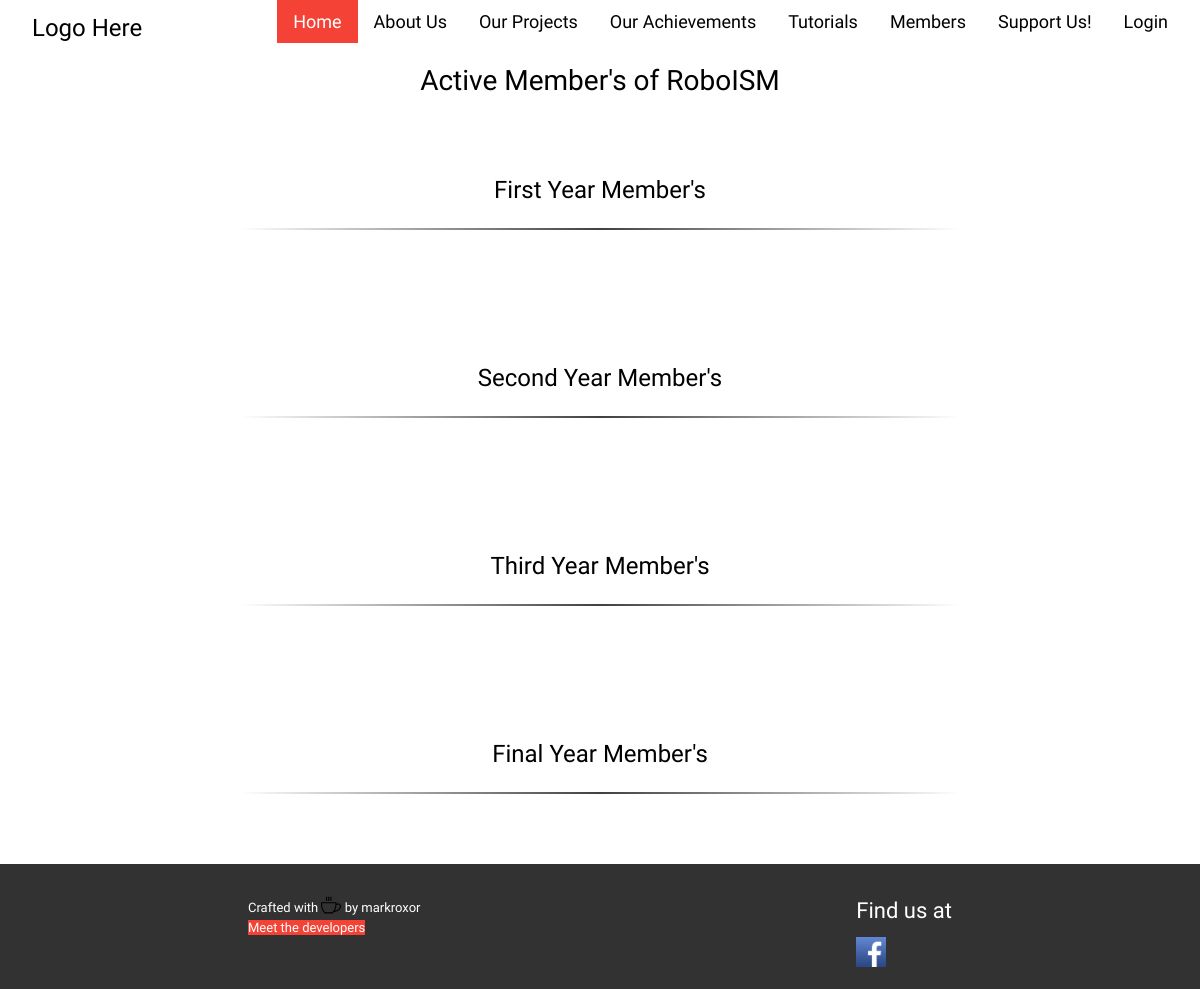
The page /members/active/ on the database as committed earlier.
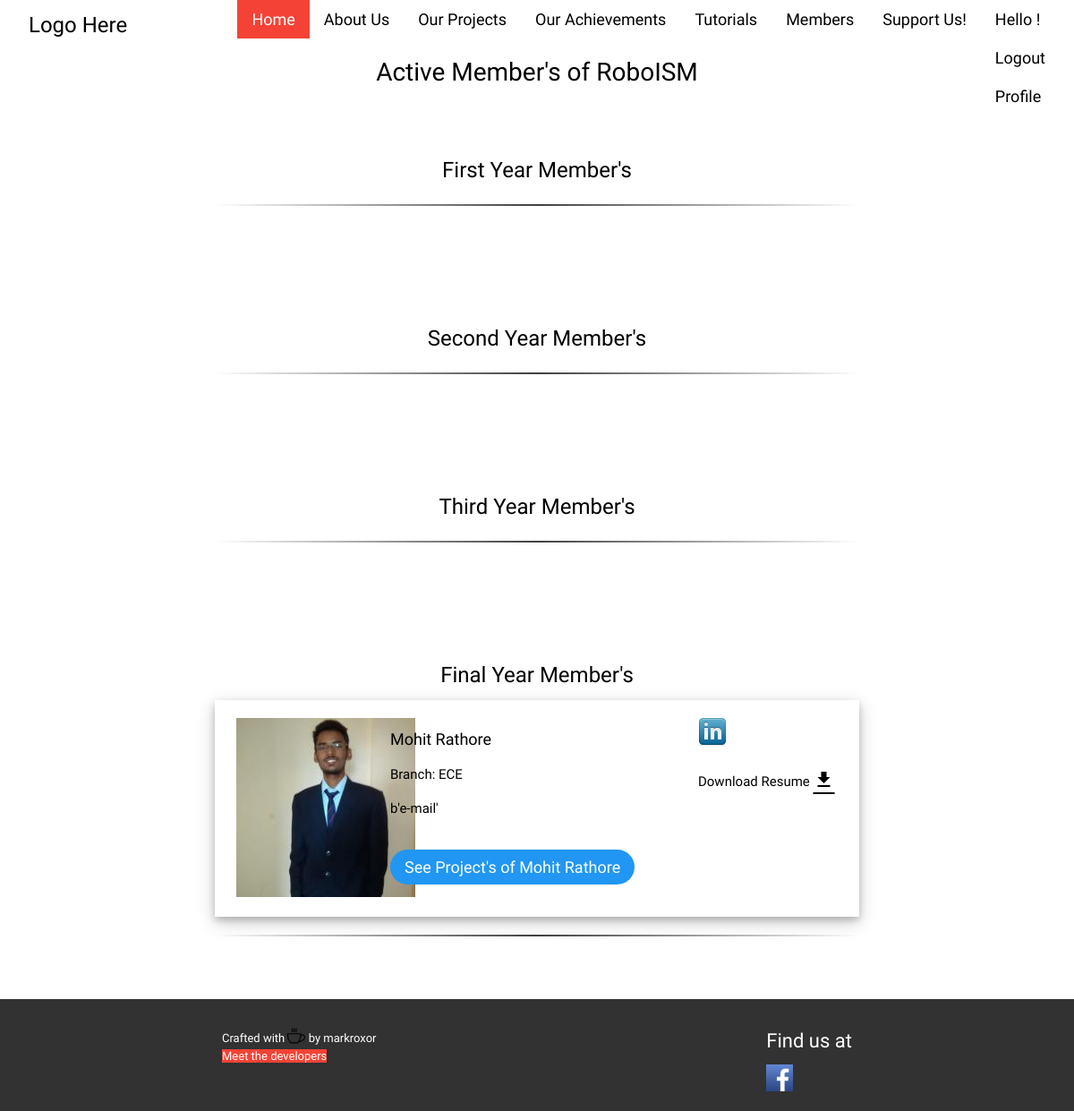
The same page on the database as committed later.
### mainsite/models.py (models this page shows, shortened)
class Member(models.Model):
    pic = models.ImageField(upload_to='./mainsite/static/',blank=True)
    username = models.CharField(default="Username", max_length=20)
    name = models.CharField(default="Name", max_length=50, blank=True)
    email = models.EmailField()
    branch = models.CharField(default="Branch", max_length=50,blank=True)
    work = models.CharField(default="Company/University", max_length=50,blank=True)
    DOB = models.DateField(default=timezone.now() , blank=True)
    year = models.CharField(default="Year", max_length=12,blank=True)
    bio = models.TextField(default="Lorem ipsum sit dolot fuck this shit !",blank=True)
    linkedin = models.URLField(blank=True)
    resume = models.FileField(blank=True,upload_to='./mainsite/static')
    active = models.BooleanField()
    @property
    def resumeFilename(self,):
        return  os.path.basename(self.resume.name)
    @property
    def picFilename(self,):
        return  os.path.basename(self.pic.name)

### mainsite/views.py (the view)
# urls.py: url(r'^members/active/$', views.active_members, name='active_members'),
def active_members(request):
	member = Member.objects.filter(active = True)
	return render(request, 'mainsite/active-members.html', {'member':member})

### mainsite/templates/mainsite/active-members.html (shortened to what this page needs)
{% extends 'mainsite/base.html' %}
{% block content %}
		<div id="heading" class="w3-container" style="padding-top:50px;">
			<h3 class="w3-center">Active Member's of RoboISM</h3>
		</div>
		<div id="first-yr" class="year w3-container">
			<h4 class="w3-center">First Year Member's</h4>
			<hr class="fade">
		</div>
		<div id="second-yr" class="year w3-container">
			<h4 class="w3-center">Second Year Member's</h4>
			<hr class="fade">
		</div>
		<div id="third-yr" class="year w3-container">
			<h4 class="w3-center">Third Year Member's</h4>
			<hr class="fade">
		</div>
		<div id="fourth-yr" class="year w3-container">
			<h4 class="w3-center">Final Year Member's</h4>
			{% for m in member %}
			{% if m.year == "Final Year" %}
				<div class="w3-container w3-row-padding w3-card-4 student">
					<div class="w3-container w3-col s3">
						<img src=../../static/{{m.picFilename}} >
					</div>
					<div class="w3-container w3-col s6">
						<h5>{{ m.name }}</h5>
						<p>Branch: {{m.branch}}</p>
						<p>{{ m.email }}</p>
						<a href={{m.linkedin}}><button style="margin-top:20px;" class="w3-btn w3-round-xxlarge w3-blue">See Project's of {{ m.name }}</button></a>
					</div>
					<div class="w3-container w3-col s3">
						<a href={{m.linkedin}} alt="LinkedIn Account" title="LinkedIn Account"><img src="/static/linkedin.png"></a>
						<p style="padding-top:3px;">Download Resume <a id="download" href=../../static/{{m.resumeFilename}} <i class="material-icons">file_download</i></a></p>
					</div>
				</div>
			{% endif %}
			{% endfor %}
			<hr class="fade">
		</div>
{% endblock %}

### mainsite/templates/mainsite/base.html (shortened to what this page needs)
<!DOCTYPE html>
<html>
	<head>
		<link rel="stylesheet" type="text/css" href="/static/w3css.css">
		<link rel="stylesheet" type="text/css" href="/static/arrangements.css">
		<link rel="stylesheet" type="text/css" href="/static/style.css">
	</head>
	<body>
		<div id = "toolbar" class="w3-top w3-container">
			<div class="w3-container w3-left">
				<h4>Logo Here</h4>
			</div>
			<div id= "nav-bar" class="w3-right">
				<ul class="w3-navbar">
					<li>
						<a href="/" class="w3-hover-black w3-red">Home</a>
					</li>
					<li>
						<a href="/about-us" class="w3-hover-black">About Us</a>
					</li>
					<li class="dropdown">
						<a href="/projects" class="w3-hover-black">Our Projects</a>
					</li>
					<li>
						<a href="/achievements" class="w3-hover-black">Our Achievements</a>
					</li>
					<li>
						<a href="/tutorials" class="w3-hover-black">Tutorials</a>
					</li>
					<li class="dropdown">
						<a href="/members" class="w3-hover-black">Members</a>
					</li>
					<li>
						<a href="/support-us" class="w3-hover-black">Support Us!</a>
					</li>
					<li>
						{% if not member %}
								<a href="/login" class="w3-hover-black">Login</a>
						{% else %}
							<a>Hello {{ member.name }}!</a>
							<a href="/logout/">Logout</a>
							<a href="/userprofile/">Profile</a>
						{% endif %}
					</li>
				</ul>
			</div>
		</div>
            {% block content %}
            {% endblock %}
		<footer id="foot" class="w3-row-padding">
			<div class="w3-col s6 w3-container">
				<p>
					Crafted with  <a id="cup" href="https://www.facebook.com/roboism/"><img src="/static/food.svg"></a>
					by <a href="http://markroxor.in/">markroxor</a><br>
					<a href="#" class="w3-red">Meet the developers</a>
				</p>
			</div>
			<div class="w3-col s6 w3-container">
				<div class="w3-right">
					<h5>Find us at</h5>
					<a id="logo" href="https://www.facebook.com/roboism/"><img src="/static/fb.png"></a>
				</div>
			</div>
		</footer>
	</body>
</html>

### static/w3css.css (style rules this page uses)
* { -webkit-box-sizing:border-box;-moz-box-sizing:border-box;box-sizing:border-box }
html { -ms-text-size-adjust:100%;-webkit-text-size-adjust:100% }
body { margin:0 }
article,aside,details,figcaption,figure,footer,header,hgroup,main,menu,nav,section,summary { display:block }
a { background-color:transparent }
img { border:0 }
hr { -moz-box-sizing:content-box;box-sizing:content-box }
button,input,select,textarea { font:inherit;margin:0 }
button { overflow:visible }
button,select { text-transform:none }
button,html input[type=button],input[type=reset],input[type=submit] { -webkit-appearance:button;cursor:pointer }
html,body { font-family: 'Cuprum', sans-serif;font-size:18px;line-height:1.5 }
html { overflow-x:hidden }
h1,h2,h3,h4,h5,h6,.w3-slim,.w3-wide { font-family: 'Cuprum', sans-serif; }
h3 { font-size:28px }
h4 { font-size:24px }
h5 { font-size:22px }
h1,h2,h3,h4,h5,h6 { font-weight:400;margin:10px 0 }
hr { height:0;border:0;border-top:1px solid #eee;margin:20px 0 }
img { margin-bottom:-5px }
a { color:inherit }
.w3-btn,.w3-btn-block { border:none;display:inline-block;outline:0;padding:6px 16px;vertical-align:middle;overflow:hidden;text-decoration:none!important;color:#fff;background-color:#000;text-align:center;cursor:pointer;white-space:nowrap }
.w3-btn,.w3-btn-floating,.w3-btn-floating-large,.w3-closenav,.w3-opennav { -webkit-touch-callout:none;-webkit-user-select:none;-khtml-user-select:none;-moz-user-select:none;-ms-user-select:none;user-select:none }
.w3-navbar { list-style-type:none;margin:0;padding:0;overflow:hidden }
.w3-navbar li { float:left }
.w3-navbar li a { display:block;padding:8px 16px }
.w3-navbar a,.w3-topnav a,.w3-sidenav a,.w3-dropnav a,.w3-dropdown-content a,.w3-accordion-content a { text-decoration:none!important }
.w3-btn,.w3-btn-floating,.w3-btn-floating-large,.w3-btn-block,.w3-hover-shadow,.w3-hover-opacity, .w3-navbar a,.w3-sidenav a,.w3-dropnav a,.w3-pagination li a,.w3-hoverable tbody tr,.w3-hoverable li,.w3-accordion-content a,.w3-dropdown-content a,.w3-dropdown-click:hover,.w3-dropdown-hover:hover,.w3-opennav,.w3-closenav,.w3-closebtn, .w3-hover-amber,.w3-hover-aqua,.w3-hover-blue,.w3-hover-light-blue,.w3-hover-brown,.w3-hover-cyan,.w3-hover-blue-grey,.w3-hover-green,.w3-hover-light-green,.w3-hover-indigo,.w3-hover-khaki,.w3-hover-lime,.w3-hover-orange,.w3-hover-deep-orange,.w3-hover-pink, .w3-hover-purple,.w3-hover-deep-purple,.w3-hover-red,.w3-hover-sand,.w3-hover-teal,.w3-hover-yellow,.w3-hover-white,.w3-hover-black,.w3-hover-grey,.w3-hover-light-grey,.w3-hover-dark-grey,.w3-hover-text-amber,.w3-hover-text-aqua,.w3-hover-text-blue,.w3-hover-text-light-blue, .w3-hover-text-brown,.w3-hover-text-cyan,.w3-hover-text-blue-grey,.w3-hover-text-green,.w3-hover-text-light-green,.w3-hover-text-indigo,.w3-hover-text-khaki,.w3-hover-text-lime,.w3-hover-text-orange,.w3-hover-text-deep-orange,.w3-hover-text-pink,.w3-hover-text-purple, .w3-hover-text-deep-purple,.w3-hover-text-red,.w3-hover-text-sand,.w3-hover-text-teal,.w3-hover-text-yellow,.w3-hover-text-white,.w3-hover-text-black,.w3-hover-text-grey,.w3-hover-text-light-grey,.w3-hover-text-dark-grey { -webkit-transition:background-color .3s,color .15s,box-shadow .3s,opacity 0.3s;transition:background-color .3s,color .15s,box-shadow .3s,opacity 0.3s }
.w3-container:after,.w3-row:after,.w3-row-padding:after,.w3-topnav:after,.w3-clear:after,.w3-btn-group:before,.w3-btn-group:after { content:"";display:table;clear:both }
.w3-col,.w3-half,.w3-third,.w3-twothird,.w3-threequarter,.w3-quarter { float:left;width:100% }
.w3-col.s3 { width:24.99999% }
.w3-col.s6 { width:49.99999% }
.w3-top,.w3-bottom { position:fixed;width:100%;z-index:1 }
.w3-top { top:0 }
.w3-left { float:left!important }
.w3-right { float:right!important }
.w3-center { text-align:center!important }
.w3-round-xxlarge { border-radius:32px!important }
.w3-row-padding,.w3-row-padding>.w3-half,.w3-row-padding>.w3-third,.w3-row-padding>.w3-twothird,.w3-row-padding>.w3-threequarter,.w3-row-padding>.w3-quarter,.w3-row-padding>.w3-col { padding:0 8px }
.w3-container { padding:0.01em 16px }
.w3-card-4,.w3-hover-shadow:hover { box-shadow:0 4px 8px 0 rgba(0,0,0,0.2),0 6px 20px 0 rgba(0,0,0,0.19)!important }
.w3-blue,.w3-hover-blue:hover { color:#fff!important;background-color:#2196F3!important }
.w3-red,.w3-hover-red:hover { color:#fff!important;background-color:#f44336!important }

Rows that differ between the two databases and show on the page:
added Member: picFilename (picture), name "Mohit Rathore", branch "ECE", email "b'e-mail'"
Other text that changed with them:
text no longer shown: "Login"
text now shown: "Hello ! Logout Profile"
